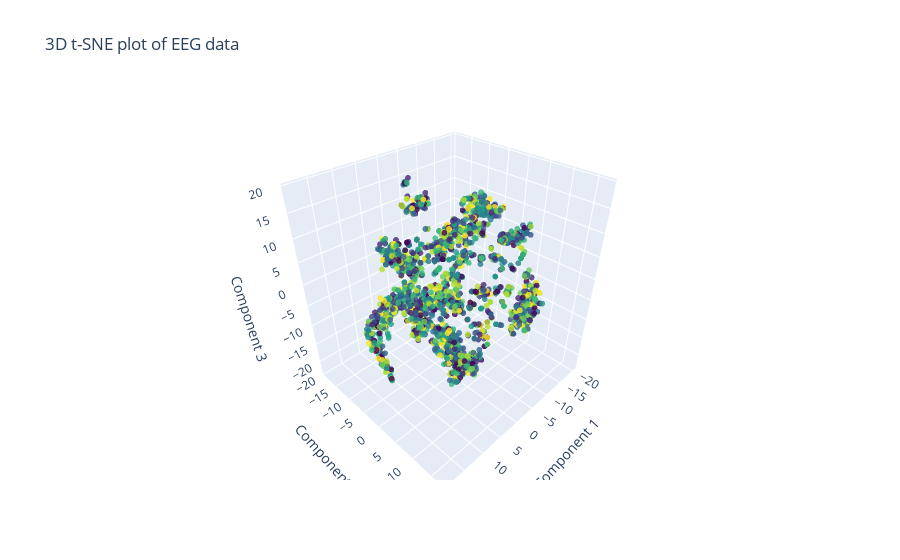

The notebook cell saved with this chart:
### Code cell
from sklearn.manifold import TSNE
import plotly.graph_objects as go

# Flatten your data and apply t-SNE
X_flat = X.reshape(X.shape[0], -1)
X_tsne = TSNE(n_components=3).fit_transform(X_flat)

# Create a DataFrame with the t-SNE components and the labels
df_tsne = pd.DataFrame({
    'Component 1': X_tsne[:, 0],
    'Component 2': X_tsne[:, 1],
    'Component 3': X_tsne[:, 2],
    'Digit': Y.flatten()  # Assuming Y is a 1D array with the same length as X
})

# Create a 3D scatter plot of the t-SNE components
fig = go.Figure(data=[go.Scatter3d(
    x=df_tsne['Component 1'],
    y=df_tsne['Component 2'],
    z=df_tsne['Component 3'],
    mode='markers',
    marker=dict(
        size=2,
        color=df_tsne['Digit'],  # set color to an array/list of desired values
        colorscale='Viridis',    # choose a colorscale
        opacity=0.8
    )
)])

# Set the layout
fig.update_layout(
    title = "3D t-SNE plot of EEG data",
    scene = dict(
        xaxis_title='Component 1',
        yaxis_title='Component 2',
        zaxis_title='Component 3'
    )
)

# Show the figure
fig.show()

### Figure 1 — Plotly figure (JSON) as saved in the notebook; plotly's stock layout.template omitted (floating-point values rounded to 4 significant figures; data arrays with more than 128 entries replaced by an {"elided": "..."} marker saying what was removed)
{"data": [{"marker": {"color": {"elided": "2610 int values"}, "colorscale": [[0, "#440154"], [0.1111, "#482878"], [0.2222, "#3e4989"], [0.3333, "#31688e"], [0.4444, "#26828e"], [0.5556, "#1f9e89"], [0.6667, "#35b779"], [0.7778, "#6ece58"], [0.8889, "#b5de2b"], [1, "#fde725"]], "opacity": 0.8, "size": 2}, "mode": "markers", "type": "scatter3d", "x": {"elided": "2610 float values"}, "y": {"elided": "2610 float values"}, "z": {"elided": "2610 float values"}}], "layout": {"scene": {"xaxis": {"title": {"text": "Component 1"}}, "yaxis": {"title": {"text": "Component 2"}}, "zaxis": {"title": {"text": "Component 3"}}}, "title": {"text": "3D t-SNE plot of EEG data"}}}
